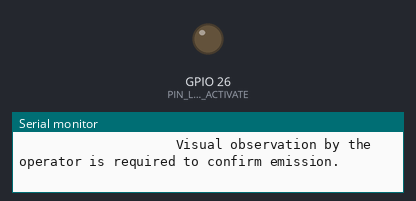
Bench run of a sketch on a simulated ESP32. Parts: output pins drawn as LEDs (lit = HIGH), the last lines printed to the serial monitor.

Above: at 2.5 s.
At 5.6 s:
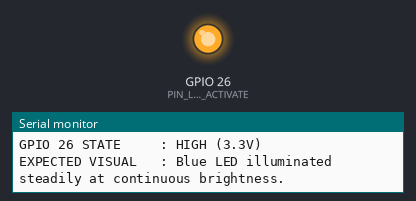
Timing chart, 0 to 16.7 s (numbered marks = the images above):
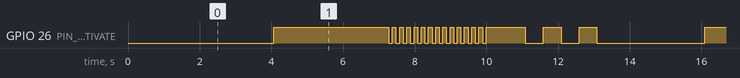

Measured:
- by itself, GPIO 26 (PIN_LED_ACTIVATE): moves between LOW and HIGH, repeating every 12.0 s
- by itself, everything shown: repeats every 12.0 s, in 34 steps

The sketch:

07_blue_led_test.ino
```cpp
#include <Arduino.h>

// =============================================================================
// TEST 07: BLUE ACTIVATION / DATA LED INDEPENDENT TEST
// Target: ESP32-WROOM-32 / ESP32 Dev Module
// Baud Rate: 115200
// Pin: GPIO 26 (Active HIGH)
// Purpose: Test GPIO 26 output drive, execute controlled ON, OFF, and rapid
//          telemetry-blink patterns, and provide explicit visual inspection.
// NOTE: Firmware can verify that the GPIO output driver register changed state;
//       firmware CANNOT verify actual light emission without optical feedback.
// =============================================================================

constexpr uint8_t PIN_LED_ACTIVATE = 26;
constexpr unsigned long STEP_DURATION_MS = 3000;

enum TestStep {
    STEP_SOLID_OFF,
    STEP_SOLID_ON,
    STEP_TELEMETRY_BURST,
    STEP_SLOW_PULSE,
    STEP_COUNT
};

TestStep currentStep = STEP_SOLID_OFF;
unsigned long stepStartTime = 0;
unsigned long lastBlinkToggle = 0;
bool blinkState = false;

void printHeader(const char* title) {
    Serial.println();
    Serial.println(F("================================================================================"));
    Serial.printf("  %s\n", title);
    Serial.println(F("================================================================================"));
}

void setup() {
    Serial.begin(115200);
    delay(1000);

    pinMode(PIN_LED_ACTIVATE, OUTPUT);
    digitalWrite(PIN_LED_ACTIVATE, LOW);

    printHeader("TEST 07: BLUE ACTIVATION / DATA LED INDEPENDENT TEST");
    Serial.printf("LED PIN           : GPIO %u (Current Source, Active HIGH)\n", PIN_LED_ACTIVATE);
    Serial.println(F("REQUIRED CIRCUIT  : GPIO 26 -> Current Limiting Resistor (150R - 330R) -> LED Anode (+)"));
    Serial.println(F("                    LED Cathode (-) -> Common GND"));
    Serial.println(F("ELECTRICAL NOTE   : Blue LEDs typically have a higher forward voltage (Vf ~2.8V - 3.2V)."));
    Serial.println(F("                    A 220R or 150R resistor provides optimal brightness from a 3.3V rail."));
    Serial.println(F("LIMITATION NOTICE : Software confirms GPIO output voltage register is driven."));
    Serial.println(F("                    Visual observation by the operator is required to confirm emission."));

    stepStartTime = millis();
}

void loop() {
    unsigned long now = millis();

    if (now - stepStartTime >= STEP_DURATION_MS) {
        stepStartTime = now;
        currentStep = (TestStep)((currentStep + 1) % STEP_COUNT);

        switch (currentStep) {
            case STEP_SOLID_OFF:
                digitalWrite(PIN_LED_ACTIVATE, LOW);
                printHeader("COMMAND: SOLID OFF");
                Serial.printf("GPIO %u STATE     : LOW (0.0V)\n", PIN_LED_ACTIVATE);
                Serial.println(F("EXPECTED VISUAL   : Blue LED completely UNLIT / DARK."));
                break;

            case STEP_SOLID_ON:
                digitalWrite(PIN_LED_ACTIVATE, HIGH);
                printHeader("COMMAND: SOLID ON (Monitoring Active Emulation)");
                Serial.printf("GPIO %u STATE     : HIGH (3.3V)\n", PIN_LED_ACTIVATE);
                Serial.println(F("EXPECTED VISUAL   : Blue LED illuminated steadily at continuous brightness."));
                break;

            case STEP_TELEMETRY_BURST:
                printHeader("COMMAND: TELEMETRY TRANSMISSION BLINK (100 ms ON / 100 ms OFF)");
                Serial.printf("GPIO %u BEHAVIOR  : Alternating 0V / 3.3V at 5 Hz\n", PIN_LED_ACTIVATE);
                Serial.println(F("EXPECTED VISUAL   : Blue LED flickering rapidly (emulates active HTTP transmission)."));
                blinkState = false;
                lastBlinkToggle = now;
                break;

            case STEP_SLOW_PULSE:
                printHeader("COMMAND: SLOW PULSE (500 ms ON / 500 ms OFF)");
                Serial.printf("GPIO %u BEHAVIOR  : Alternating 0V / 3.3V at 1 Hz\n", PIN_LED_ACTIVATE);
                Serial.println(F("EXPECTED VISUAL   : Blue LED pulsing evenly."));
                blinkState = false;
                lastBlinkToggle = now;
                break;

            default:
                break;
        }
    }

    // Handle active blink patterns
    if (currentStep == STEP_TELEMETRY_BURST) {
        if (now - lastBlinkToggle >= 100) {
            lastBlinkToggle = now;
            blinkState = !blinkState;
            digitalWrite(PIN_LED_ACTIVATE, blinkState ? HIGH : LOW);
        }
    } else if (currentStep == STEP_SLOW_PULSE) {
        if (now - lastBlinkToggle >= 500) {
            lastBlinkToggle = now;
            blinkState = !blinkState;
            digitalWrite(PIN_LED_ACTIVATE, blinkState ? HIGH : LOW);
        }
    }

    delay(10);
}
```
